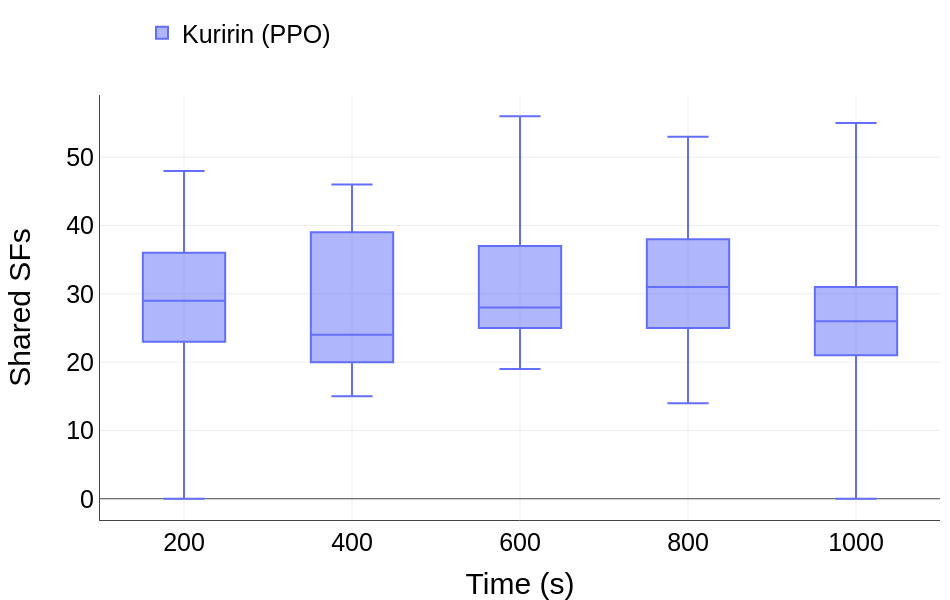

Write notebook code for a chart like this one.
### Code cell
data = {
    'Time (s)': tempos,
    'Kuririn (PPO)': dicio_csv_kuririn["shared_vnfs"],
    # 'GA': dicio_csv_GA["shared_vnfs"],
    # 'MSF': dicio_csv_MSF["shared_vnfs"],
    # 'OSFEM': dicio_csv_osfem["shared_vnfs"],
    # 'Goku': dicio_csv_goku["shared_vnfs"]
    # 'Vegeta': dicio_csv_GA["shared_vnfs"],
}

df = pd.DataFrame(data)

df_long = df.melt(id_vars=['Time (s)'], var_name='Method', value_name='Shared SFs')

# Criando o gráfico de box plot
fig = px.box(df_long, x='Time (s)', y='Shared SFs', color='Method', 
             title=None,orientation='v', points=False)

fig.update_traces(quartilemethod="inclusive") 


draft_template = go.layout.Template()
draft_template.layout.annotations = [
    dict(
        name="draft watermark",
        text="",
        textangle=-30,
        opacity=0.1,
        font=dict(color="black", size=100),
        xref="paper",
        yref="paper",
        x=0.5,
        y=0.5,
        showarrow=False,
    )
]

fig.update_layout(
    yaxis=dict(showline=True,showgrid=True),
    xaxis=dict(showline=True,showgrid=True),
    legend_title=None,
    margin=dict(l=100, r=10, b=80, t=25),
    autosize=True,
    width=950,
    height=600,
    template=draft_template,
    legend=dict(x=0.05, y=1.2, traceorder='normal', orientation='h'),
    font=dict(family="Arial",  size=25, color="Black")
)

# Exibindo o gráfico
fig.show()

### Figure 1 — Plotly figure (JSON) as saved in the notebook; plotly's stock layout.template omitted (floating-point values rounded to 4 significant figures; data arrays with more than 128 entries replaced by an {"elided": "..."} marker saying what was removed)
{"data": [{"alignmentgroup": "True", "boxpoints": false, "hovertemplate": "Method=Kuririn (PPO)<br>Time (s)=%{x}<br>Shared SFs=%{y}<extra></extra>", "legendgroup": "Kuririn (PPO)", "marker": {"color": "#636efa"}, "name": "Kuririn (PPO)", "notched": false, "offsetgroup": "Kuririn (PPO)", "orientation": "v", "quartilemethod": "inclusive", "showlegend": true, "type": "box", "x": {"elided": "21672 int values"}, "x0": " ", "xaxis": "x", "y": {"elided": "21672 str values"}, "y0": " ", "yaxis": "y"}], "layout": {"autosize": true, "boxmode": "group", "font": {"color": "Black", "family": "Arial", "size": 25}, "height": 600, "legend": {"orientation": "h", "title": {}, "tracegroupgap": 0, "traceorder": "normal", "x": 0.05, "y": 1.2}, "margin": {"b": 80, "l": 100, "r": 10, "t": 25}, "width": 950, "xaxis": {"anchor": "y", "domain": [0, 1], "showgrid": true, "showline": true, "title": {"text": "Time (s)"}}, "yaxis": {"anchor": "x", "domain": [0, 1], "showgrid": true, "showline": true, "title": {"text": "Shared SFs"}}}}
